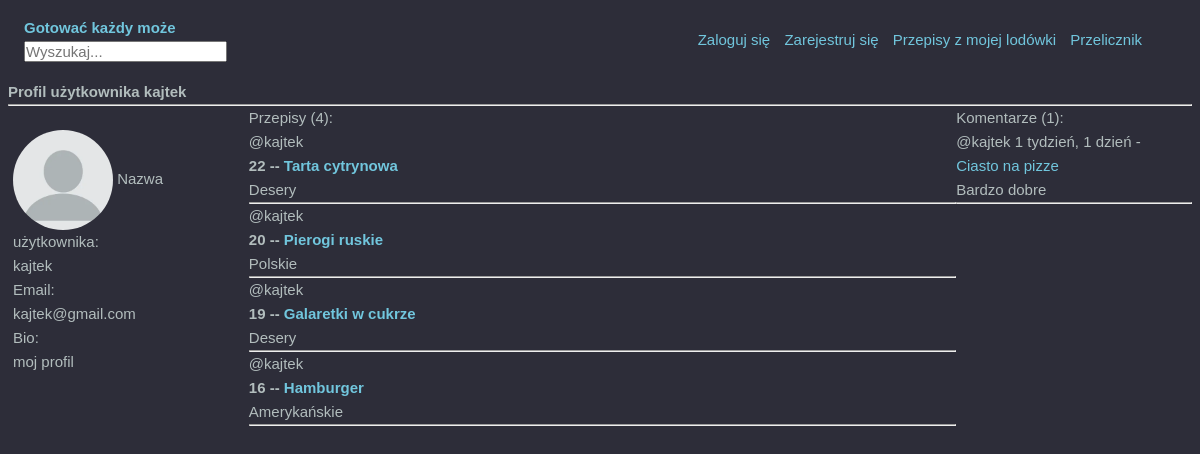
Page /profile/kajtek on the committed database.
### blog/models.py (models this page shows, shortened)
class Profile(models.Model):
    user = models.OneToOneField(User, on_delete=models.CASCADE)
    image = models.ImageField(verbose_name='Zdjęcie',default='default.jpg', upload_to='profile_pics')
    bio = models.TextField()

class Recipe(models.Model):
    host = models.ForeignKey(User, verbose_name='Użytkownik', on_delete=models.CASCADE, null=True)
    meal = models.ForeignKey(Meal, verbose_name='Posiłek', on_delete=models.CASCADE, max_length=100, null=True)
    title = models.CharField('Nazwa dania', max_length=100, null=False)
    description = models.TextField('Przepis', null=False, blank=False)
    participants = models.ManyToManyField(
        to=User, related_name='participants', blank=True)
    updated = models.DateTimeField(auto_now=True)
    created = models.DateTimeField(auto_now_add=True)
    class Meta():
        ordering = ['-created']
    def __str__(self):
        return self.title

class Meal(models.Model):
    name = models.CharField(max_length=255)
    def __str__(self):
        return self.name

class Comment(models.Model):
    user = models.ForeignKey(User, on_delete=models.CASCADE)
    recipe = models.ForeignKey(Recipe, on_delete=models.CASCADE)
    body = models.TextField(null=False, verbose_name='Komentarz')
    rating = IntegerRangeField(min_value=1, max_value=5 ,null=True, blank=True, verbose_name='Ocena')
    image = models.ImageField(null=True, blank=True, upload_to='recipe_pics', verbose_name='Zdjęcie potrawy')
    updated = models.DateTimeField(auto_now=True)
    created = models.DateTimeField(auto_now_add=True)

### blog/views.py (the view)
# urls.py: path('profile/<str:username>', views.userProfile, name='profile'),
def userProfile(request, username):
    user = User.objects.get(username=username)
    recipes = Recipe.objects.filter(host=user)
    comments = Comment.objects.filter(user_id=user.id).order_by('-created')
    context = {'comments': comments, 'user': user, 'recipes': recipes}
    return render(request, 'profile.html', context=context)

### templates/profile.html (shortened to what this page needs)
{% extends 'base.html' %}
{% block content %}
<h1>Profil użytkownika {{ user.username }}</h1>
<hr>
<div class="profile-container">
    <div>
        <br>
        <img class="profile-pic" title="Zdjęcie profilowe" src="{{ user.profile.image.url }}" alt="Profile pictrue">
        <small>Nazwa użytkownika: <p class="user-info">{{ user.username }}</p></small>
        <small>Email: <p class="user-info">{{ user.email }}</p></small>
        <small>Bio: <p class="user-info">{{ user.profile.bio }}</p></small>
    </div>
    <div>
        {% if recipes.count > 0 %}
            <div>
                <p>Przepisy ({{ recipes.count }}):</p>
                {% for recipe in recipes %}
                    <p>@{{ recipe.host.username }} {% if request.user.id == recipe.host.id %}-- <a href="{% url 'update-recipe' recipe.id %}">Edytuj</a><a href="{% url 'delete-recipe' recipe.id %}">  Usuń</a></p>{% endif %}
                    <h2>{{ recipe.id }} -- <a href="{% url 'recipe' recipe.id %}">{{ recipe.title }}</a></h2>
                    <p>{{ recipe.meal }}</p>
                    <hr>
                {% endfor %}
            </div>
        {% else %}
            <div>
                <p>Nie ma żadnych przepisów</p>
            </div>
        {% endif %}
    </div>
    <div>
        {% if comments.count > 0 %}
            <div>
                <p>Komentarze ({{ comments.count }}):</p>
                {% for comment in comments %}
                <div>
                    <small>@{{ comment.user }}  {{ comment.created | timesince }} - <a href="{% url 'recipe' comment.recipe.id %}">{{ comment.recipe }}</a></small>
                    <p>{{ comment.body }}</p>
                </div>
                <hr>
                {% endfor %}
            </div>
        {% else %}
            <div>
                <p>Nie ma żadnych komentarzy</p>
            </div>
        {% endif %}
    </div>
</div>
{% endblock %}

### templates/base.html (shortened to what this page needs)
<!DOCTYPE html>
<html lang="pl-PL">
{% load static %}
<head>
    <link rel="stylesheet" href="/static/styles/styles.css">
</head>
<body>
    <header>
    <div style="width: 200px;">
        <h1 class="title"><a href="{% url 'home' %}">Gotować każdy może</a></h1>
        <form method="GET" action="{% url 'home' %}">
            <input style="color: #fff;" type="text" name="search" placeholder="Wyszukaj..."/>
        </form>
    </div>
    <div class="links-container">
        {% if request.user.is_authenticated %}
            <a href="{% url 'logout' %}">Wyloguj się</a>
            <a href="{% url 'profile' request.user.username %}">Profil</a>
        {% else %}
            <a href="{% url 'login' %}">Zaloguj się</a>
            <a href="{% url 'register' %}">Zarejestruj się</a>
        {% endif %}
            <a href="{% url 'own-ingredients' %}">Przepisy z mojej lodówki</a>
            <a href="{% url 'conversion-factor' %}">Przelicznik</a>
    </div>
    </header>
    <div class="content-container">
        {% block content %}
        {% endblock %}
    </div>
</body>

### static/styles/styles.css (style rules this page uses)
:root { --color-main: #71c6dd; --color-main-light: #e1f6fb; --color-dark: #3f4156; --color-dark-medium: #51546e; --color-dark-light: #696d97; --color-light: #e5e5e5; --color-gray: #8b8b8b; --color-light-gray: #b2bdbd; --color-bg: #2d2d39; --color-success: #5dd693; --color-error: #fc4b0b; }
* { font-family: 'Poppins', sans-serif; margin: 0; padding: 0; box-sizing: border-box; text-rendering: optimizeLegibility; font-size: inherit; }
html { font-size: 56.25%; }
@media only screen and (min-width: 1200px) { html { font-size: 62.5%; } }
body { line-height: 1.6; font-weight: 400; font-size: 1.5rem; color: var(--color-light-gray); background-color: var(--color-bg); min-height: 100vh; }
img { width: 100%; }
a { display: inline-block; color: var(--color-main); text-decoration: none; }

### templates/base.html (style rules this page uses)
header { display: flex; justify-content: space-between; align-items: center; width: 100%; margin: 8px; padding: 8px; }
.links-container { margin-right: 50px; }
.links-container a { position: relative; display: inline-block; margin-left: 10px; }
.links-container a::after { content: ""; position: absolute; left: 0; bottom: -1px; width: 100%; height: 2px; background: #fff; border-radius: 5px; transform: scaleX(0); transition: transform .5s; }
body { margin: 8px; }

### templates/profile.html (style rules this page uses)
h1 { font-size: 15px; }
.profile-container { display: grid; grid-template-columns: 1fr 3fr 1fr; margin-left: 5px; }
.profile-pic { vertical-align: middle; width: 100px; height: 100px; border-radius: 50%; object-fit: contain; }
.user-info { font-size: 15px; }

### rows in the picture
Recipe: host.username "kajtek", id "22", title "Tarta cytrynowa", meal "Desery"
Recipe: host.username "kajtek", id "20", title "Pierogi ruskie", meal "Polskie"
Recipe: host.username "kajtek", id "19", title "Galaretki w cukrze", meal "Desery"
Recipe: host.username "kajtek", id "16", title "Hamburger", meal "Amerykańskie"
Comment: user "kajtek", created "1 tydzień, 1 dzień", recipe "Ciasto na pizze", body "Bardzo dobre"

### other values in the picture
{{ user.username }} "kajtek"
{{ user.email }} "kajtek@gmail.com"
{{ user.profile.bio }} "moj profil"
{{ recipes.count }} "4"
{{ comments.count }} "1"
